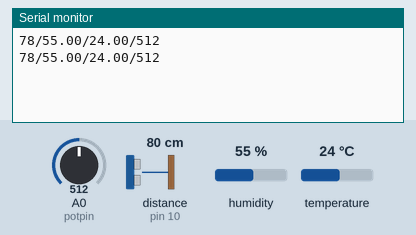
A sketch run on a simulated Arduino Uno, built with avr-gcc and run on an emulated ATmega328P. Parts: the last lines printed to the serial monitor. Wiring (inferred from the names in the program): ultrasonic range finder: trigger pin 9; echo pin 10. Inputs (shaded band) come from the test bench; at power-on: distance to the obstacle (sensor on pin 10) 80 cm, humidity 55 %, A0 (potpin) = 512, temperature 24 °C. The echo pulse lasts 58.3 µs per cm.

Above: at 3.8 s.
3.9 s: distance to the obstacle (sensor on pin 10) set to 2 cm
At 7.2 s:
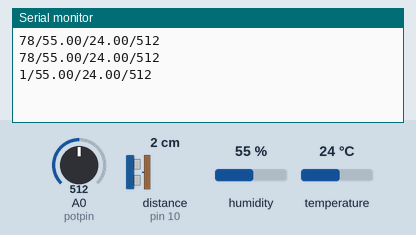
7.8 s: humidity set to 22 %
At 10.4 s:
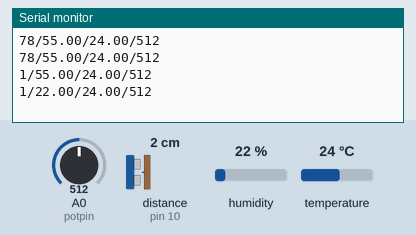
11.7 s: A0 (potpin) set to 716
At 13.6 s:
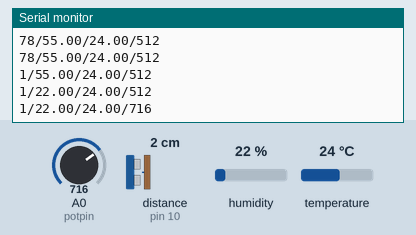
15.6 s: temperature set to 12 °C
At 18.8 s:
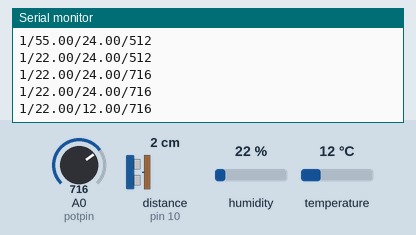
19.5 s: distance to the obstacle (sensor on pin 10) set to 4 cm
At 22.0 s:
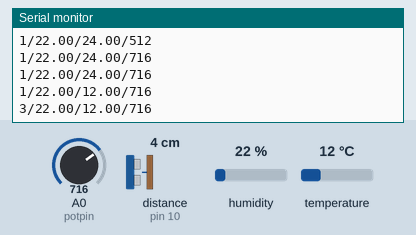
23.4 s: A0 (potpin) set to 992
At 25.2 s:
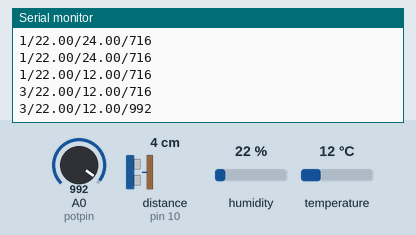
Timing chart, 0 to 26.7 s (numbered marks = the images above; inputs shaded):
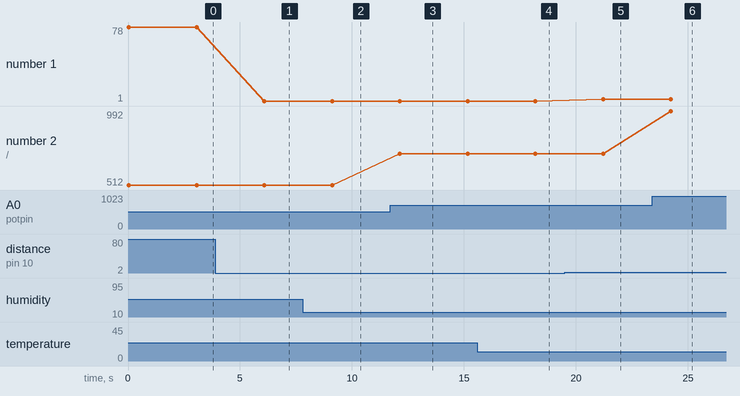

The sketch:

Arduino_Kodlar__2.ino
```cpp
#include <dht11.h>     // DHT11 modülünü kullanmak için kütüphanemizi koda dahil ediyoruz.

#define potpin A0       // Potansiyometrenin bağlı olduğu pin
#define HC_trig 9       // HC-SR04'ün Trig pininin bağlı olduğu pin
#define HC_echo 10      // HC-SR04'ün Echo pininin bağlı olduğu pin

int sure;               // HC-SR04 kullanılırken okunan süre için tanımlanan değişken
int mesafe;             // HC-SR04 kullanılırken hesaplanan mesafe için tanımlanan değişken
int deger = 0;         // Potansiyometreden veri almak için tanımlanan değişken.(başlangıcı sıfır verilmiştir.)

int DhtPin=2;           // DhtPin olarak Dijital 2'yi belirliyoruz.
dht11 dht_sensor;       // dht_sensor adında bir DHT11 nesnesi oluşturuyoruz.

void setup() {

  Serial.begin (9600);             // Seri haberleşme başlatılır
  pinMode(HC_trig, OUTPUT);        // HC-SR04'ün Trig pini çıkış olarak ayarlanır
  pinMode(HC_echo, INPUT);         // HC-SR04'ün Echo pini giriş olarak ayarlanır
  digitalWrite(HC_trig, LOW);      // HC-SR04'ün Trig bacağı LOW yapılır

}

void loop() {

  //Aşağıda HC-SR04 için olan kodlar yazılmıştır.

  digitalWrite(HC_trig, LOW);      //Trig pini 0'a çekilir.(Zorunlu değildir sadece emin olmak için.)
  delayMicroseconds(2);            //2 uS beklenir.
  digitalWrite(HC_trig, HIGH);     //Trig pini 1'e çekilir.
  delayMicroseconds(10);           //10 uS 1'de tutulur.
  digitalWrite(HC_trig, LOW);      //Trig bacağı 0'a çekilir ve sensör tetiklenmiş olur.
  sure = pulseIn(HC_echo, HIGH);   //pulseIN fonksiyonu ile Echo pininin kaç uS '1' olduğu ölçülür.
  mesafe = sure*0.034/2;           //Süreden mesafe hesaplanır

  //*****************************************************************************************************

  int chk = dht_sensor.read(DhtPin);  // DHT11 sensörü konrol ediliyor.
  deger  = analogRead(potpin);        //"Değer" değişkeni potansiyometrenin değerini okuyup buna göre değişir

  // Kodun bundan sonraki kısmında Seriporta yazma işlemi yapılacaktır.

  Serial.print(mesafe);                             // HC-SR04'ten okunan mesafe değeri.
  Serial.print("/");
  Serial.print((float)dht_sensor.humidity, 2);     // DHT11'den okunan nem değeri.
  Serial.print("/");
  Serial.print((float)dht_sensor.temperature, 2);  //DHT11'den okunan sıcaklık değeri.
  Serial.print("/");
  Serial.println(deger);                           // Potansiyometreden okunan değer.


  delay(3000);
}
```

Measured:
- after the input at 3.9 s, the serial monitor: prints a new line after 2.2 s (image 1)
- after the input at 7.8 s, the serial monitor: prints a new line after 1.3 s (image 2)
- after the input at 11.7 s, the serial monitor: prints a new line after 0.43 s (image 3)
- after the input at 15.6 s, the serial monitor: prints a new line after 2.6 s (image 4)
- after the input at 19.5 s, the serial monitor: prints a new line after 1.7 s (image 5)
- after the input at 23.4 s, the serial monitor: prints a new line after 0.83 s (image 6)
- plotted number 1: 78 → 1 after the input at 3.9 s, 1 → 3 after the input at 19.5 s
- plotted number 2: 512 → 716 after the input at 11.7 s, 716 → 992 after the input at 23.4 s
